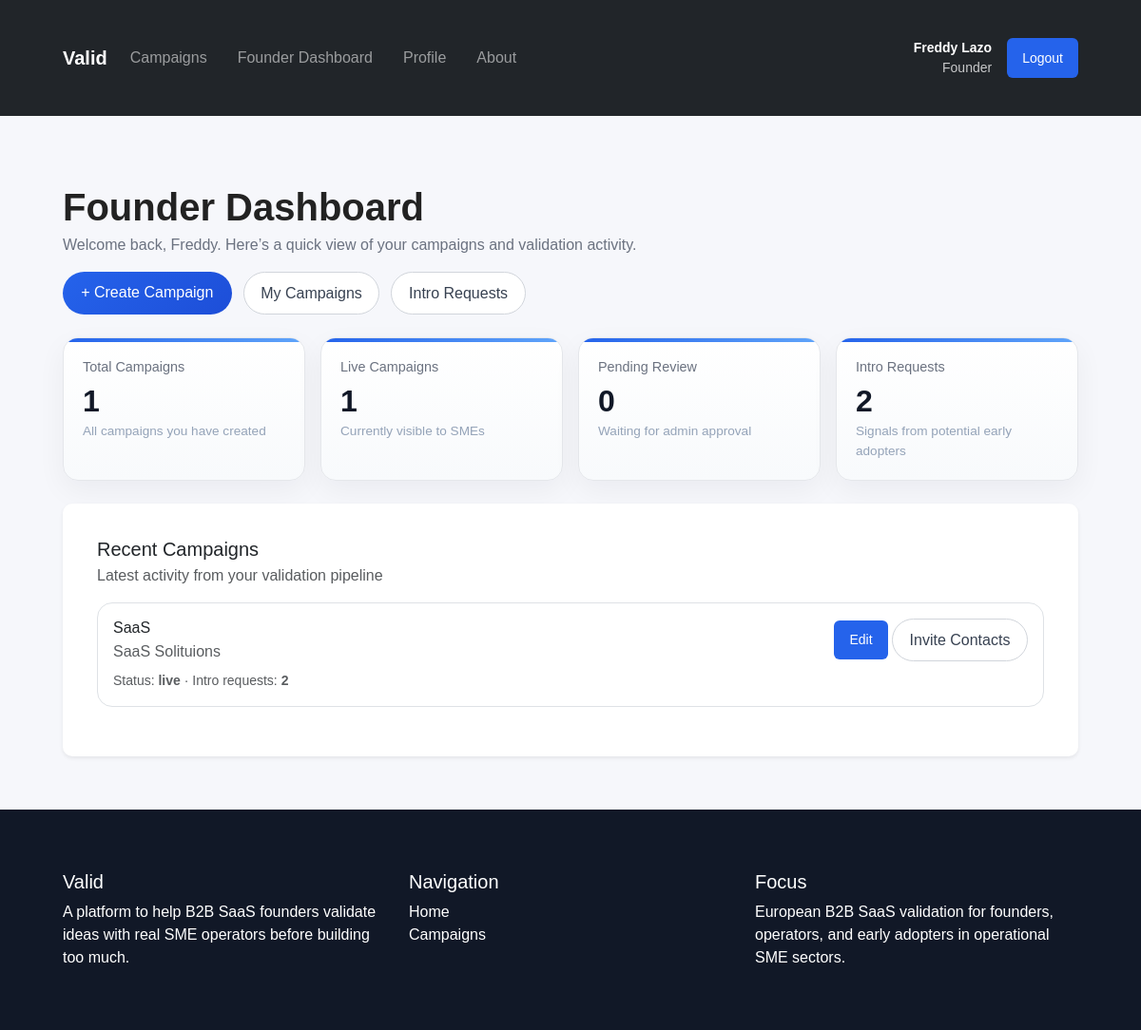
Screenshot of /valid/founder/dashboard/ (signed in) with the database file from the repository.
### account/models.py (models this page shows, shortened)
class Profile(models.Model):
    user = models.OneToOneField(
        settings.AUTH_USER_MODEL,
        on_delete=models.CASCADE,
        related_name="profile",
    )
    role = models.CharField(max_length=20, choices=UserRole.choices)
    company_name = models.CharField(max_length=255, blank=True)
    industry = models.CharField(max_length=100, blank=True)
    country = models.CharField(max_length=100, blank=True)
    company_size = models.CharField(max_length=50, blank=True)
    job_title = models.CharField(max_length=100, blank=True)
    pain_points = models.TextField(blank=True)

### campaign/models.py (models this page shows, shortened)
class Campaign(models.Model):
    founder = models.ForeignKey(
        settings.AUTH_USER_MODEL,
        on_delete=models.CASCADE,
        related_name="campaigns",
    )
    title = models.CharField(max_length=255)
    problem_summary = models.TextField()
    solution_summary = models.TextField()
    target_industry = models.CharField(
        max_length=50,
        choices=CampaignIndustry.choices,
    )
    target_role = models.CharField(
        max_length=50,
        choices=CampaignTargetRole.choices,
    )
    target_company_size = models.CharField(
        max_length=50,
        choices=CampaignCompanySize.choices,
    )
    target_market = models.CharField(max_length=100, blank=True)
    validation_goal_type = models.CharField(
        max_length=50,
        choices=CampaignValidationGoal.choices,
    )
    validation_goal_count = models.PositiveIntegerField(default=1)
    pilot_offer_summary = models.TextField(blank=True)
    status = models.CharField(
        max_length=20,
        choices=CampaignStatus.choices,
        default=CampaignStatus.PENDING_REVIEW,
    )
    campaign_image = models.ImageField(upload_to="campaign_visuals/", blank=True, null=True)
    created_at = models.DateTimeField(auto_now_add=True)
    updated_at = models.DateTimeField(auto_now=True)
    class Meta:
        ordering = ["-created_at"]

### campaign/views.py (the view)
# urls.py: path("founder/dashboard/", founder_dashboard, name="founder_dashboard"),
@login_required
def founder_dashboard(request):
    if not is_founder(request.user):
        return HttpResponseForbidden("Only founders can access this page.")
    campaigns = Campaign.objects.filter(founder=request.user).annotate(
        intro_requests_count=Count("intro_requests")
    )
    context = {
        "total_campaigns": campaigns.count(),
        "live_campaigns": campaigns.filter(status=CampaignStatus.LIVE).count(),
        "pending_campaigns": campaigns.filter(
            status=CampaignStatus.PENDING_REVIEW
        ).count(),
        "total_intro_requests": IntroRequest.objects.filter(
            campaign__founder=request.user
        ).count(),
        "recent_campaigns": campaigns[:5],
    }
    return render(request, "campaign/founder/dashboard.html", context)

### campaign/views.py (called while the page is built)
def is_founder(user):
    return (
        user.is_authenticated
        and hasattr(user, "profile")
        and user.profile.role == "founder"
    )

### campaign/templates/campaign/founder/dashboard.html (shortened to what this page needs)
{% extends "campaign/base.html" %}
{% block content %}
<div class="container py-2">
    <div class="dashboard-header">
        <div class="dashboard-title">
            <h1 class="fw-bold">Founder Dashboard</h1>
            <p>
                Welcome back, {{ user.first_name|default:user.username }}.
                Here’s a quick view of your campaigns and validation activity.
            </p>
        </div>
        <div class="dashboard-actions">
            <a class="btn btn-primary-action" href="{% url 'founder_campaign_create' %}">
                + Create Campaign
            </a>
            <a class="btn btn-outline-action" href="{% url 'founder_campaign_list' %}">
                My Campaigns
            </a>
            <a class="btn btn-outline-action" href="{% url 'founder_intro_request_list' %}">
                Intro Requests
            </a>
        </div>
    </div>
    <div class="stats-grid">
        <div class="stat-card">
            <div class="stat-label">Total Campaigns</div>
            <div class="stat-value">{{ total_campaigns }}</div>
            <div class="stat-meta">All campaigns you have created</div>
        </div>
        <div class="stat-card">
            <div class="stat-label">Live Campaigns</div>
            <div class="stat-value">{{ live_campaigns }}</div>
            <div class="stat-meta">Currently visible to SMEs</div>
        </div>
        <div class="stat-card">
            <div class="stat-label">Pending Review</div>
            <div class="stat-value">{{ pending_campaigns }}</div>
            <div class="stat-meta">Waiting for admin approval</div>
        </div>
        <div class="stat-card">
            <div class="stat-label">Intro Requests</div>
            <div class="stat-value">{{ total_intro_requests }}</div>
            <div class="stat-meta">Signals from potential early adopters</div>
        </div>
    </div>
    <div class="card shadow-sm border-0">
        <div class="card-body">
            <div class="d-flex justify-content-between align-items-center mb-3 flex-wrap gap-2">
                <div>
                    <h2 class="h5 mb-1">Recent Campaigns</h2>
                    <p class="text-muted mb-0">Latest activity from your validation pipeline</p>
                </div>
            </div>
            {% for campaign in recent_campaigns %}
                <div class="border rounded-4 p-3 mb-3">
                    <div class="d-flex justify-content-between align-items-start flex-wrap gap-2">
                        <div>
                            <h3 class="h6 mb-1">{{ campaign.title }}</h3>
                            <p class="text-muted mb-2">{{ campaign.solution_summary|truncatechars:120 }}</p>
                            <div class="small text-muted">
                                Status: <strong>{{ campaign.status }}</strong> ·
                                Intro requests: <strong>{{ campaign.intro_requests_count }}</strong>
                            </div>
                        </div>
                        <div>
                            <a class="btn btn-sm btn-outline-primary" href="{% url 'founder_campaign_update' campaign.id %}">
                                Edit
                            </a>
                            <a class="btn btn-outline-action" href="{% url 'founder_campaign_list' %}">
                                Invite Contacts
                            </a>
                        </div>
                    </div>
                </div>
            {% empty %}
                <div class="alert alert-light border mb-0">
                    No campaigns yet. Create your first campaign to start validating.
                </div>
            {% endfor %}
        </div>
    </div>
</div>
{% endblock %}

### campaign/templates/campaign/base.html (shortened to what this page needs)
{% load static %}
<!DOCTYPE html>
<html lang="en">
<head>
    <link
        href="https://cdn.jsdelivr.net/npm/bootstrap@5.3.3/dist/css/bootstrap.min.css"
        rel="stylesheet">
    <link href="{% static "css/valid.css" %}" rel="stylesheet">
</head>
<body >
<nav class="navbar navbar-expand-lg navbar-dark bg-dark sticky-top">
    <div class="container">
        <a class="navbar-brand fw-bold" href="{% url 'home' %}">Valid</a>
        <div class="collapse navbar-collapse" id="mainNav">
            <ul class="navbar-nav me-auto mb-2 mb-lg-0">
                <li class="nav-item">
                    <a class="nav-link" href="{% url 'campaign_list' %}">Campaigns</a>
                </li>
                {% if user.is_authenticated %}
                    {% if user.profile.role == 'founder' %}
                        <li class="nav-item">
                            <a class="nav-link" href="{% url 'founder_dashboard' %}">Founder Dashboard</a>
                        </li>
                    {% elif user.profile.role == 'sme' %}
                        <li class="nav-item">
                            <a class="nav-link" href="{% url 'sme_dashboard' %}">SME Dashboard</a>
                        </li>
                    {% endif %}
                    <li class="nav-item">
                        <a class="nav-link" href="{% url 'profile' %}">Profile</a>
                    </li>
                {% endif %}
                <li class="nav-item">
                    <a class="nav-link" href="{% url 'about' %}">About</a>
                </li>
            </ul>
            <div class="d-flex align-items-center gap-3">
                {% if user.is_authenticated %}
                    <div class="text-white small text-end">
                        <div class="fw-semibold">
                            {{ user.first_name|default:user.username }} {{ user.last_name }}
                        </div>
                        <div class="opacity-75">
                            {{ user.profile.role|title }}
                        </div>
                    </div>
                    <form method="post" action="{% url 'logout' %}">
                        <button class="btn btn-outline-light btn-sm" type="submit">Logout</button>
                    </form>
                {% else %}
                    <a class="btn btn-outline-light btn-sm" href="{% url 'login' %}">Login</a>
                    <a class="btn btn-light btn-sm" href="{% url 'signup' %}">Sign Up</a>
                {% endif %}
            </div>
        </div>
    </div>
</nav>
<main class="flex-fill">
</main>
{% block content %}{% endblock %}
<footer class="footer">
    <div class="container">
        <div class="row g-4">
            <div class="col-md-4">
                <h5>Valid</h5>
                <p class="mb-0">
                    A platform to help B2B SaaS founders validate ideas with real SME operators before building too much.
                </p>
            </div>
            <div class="col-md-4">
                <h5>Navigation</h5>
                <ul class="list-unstyled">
                    <li><a class="text-white text-decoration-none" href="{% url 'home' %}">Home</a></li>
                    <li><a class="text-white text-decoration-none" href="{% url 'campaign_list' %}">Campaigns</a></li>
                </ul>
            </div>
            <div class="col-md-4">
                <h5>Focus</h5>
                <p class="mb-0">
                    European B2B SaaS validation for founders, operators, and early adopters in operational SME sectors.
                </p>
            </div>
        </div>
    </div>
</footer>
</body>
</html>

### campaign/static/css/valid.css (style rules this page uses)
body { font-family: Arial, sans-serif; display: flex; flex-direction: column; background: #f6f7fb; margin: 0; color: #222; min-height: 100vh; }
nav { background: #111827; padding: 1rem 2rem; }
nav a { color: #fff; text-decoration: none; margin-right: 1rem; }
.container { max-width: 1100px; margin: 2rem auto; padding: 0 1rem; }
.card { background: white; border: 1px solid #e5e7eb; border-radius: 10px; padding: 1.25rem; margin-bottom: 1rem; }
.btn { display: inline-block; padding: 0.65rem 1rem; background: #2563eb; color: white; text-decoration: none; border-radius: 6px; border: none; cursor: pointer; }
.stats-grid { display: grid; grid-template-columns: repeat(auto-fit, minmax(220px, 1fr)); gap: 1rem; margin-bottom: 1.5rem; }
.stat-card { position: relative; background: linear-gradient(180deg, #ffffff 0%, #f8fafc 100%); border: 1px solid #e5e7eb; border-radius: 1rem; padding: 1.25rem; overflow: hidden; box-shadow: 0 10px 30px rgba(15, 23, 42, 0.05); transition: transform 0.2s ease, box-shadow 0.2s ease; }
.stat-card::before { content: ""; position: absolute; top: 0; left: 0; width: 100%; height: 4px; background: linear-gradient(90deg, #2563eb, #60a5fa); }
.stat-label { font-size: 0.9rem; color: #6b7280; margin-bottom: 0.5rem; font-weight: 500; }
.stat-value { font-size: 2rem; font-weight: 700; line-height: 1; color: #111827; margin-bottom: 0.4rem; }
.stat-meta { font-size: 0.85rem; color: #94a3b8; }
.dashboard-header { display: flex; justify-content: space-between; align-items: flex-start; gap: 1rem; flex-wrap: wrap; margin-bottom: 1.5rem; }
.dashboard-title h1 { margin-bottom: 0.25rem; }
.dashboard-title p { margin-bottom: 0; color: #6b7280; }
.dashboard-actions { display: flex; flex-wrap: wrap; gap: 0.75rem; }
.btn-primary-action { background: linear-gradient(135deg, #2563eb, #1d4ed8); border: none; color: white; padding: 0.65rem 1.2rem; border-radius: 999px; font-weight: 500; transition: all 0.2s ease; }
.btn-outline-action { background: white; border: 1px solid #d1d5db; color: #374151; padding: 0.6rem 1.1rem; border-radius: 999px; transition: all 0.2s ease; }
.footer { background-color: #111827; color: white; padding: 2rem 0; margin-top: auto; }

### rows the page displays
Campaign: title "SaaS", solution_summary "SaaS Solituions", status "live", intro_requests_count "2"

### other values shown
{{ user.first_name|default:user.username }} "Freddy"
{{ user.last_name }} "Lazo"
{{ user.profile.role|title }} "Founder"
{{ total_campaigns }} "1"
{{ live_campaigns }} "1"
{{ pending_campaigns }} "0"
{{ total_intro_requests }} "2"
